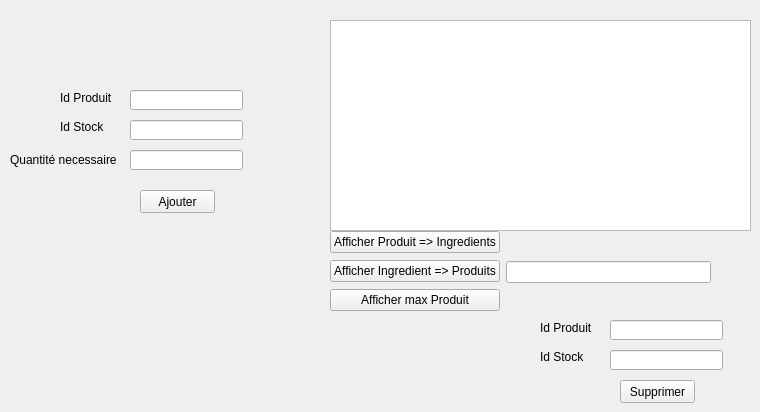
   <widget class="QWidget" name="tab_5">
    <attribute name="title">
     <string>Stock_Produit</string>
    </attribute>
    <widget class="QLineEdit" name="LE_idprod_S">
     <property name="geometry">
      <rect>
       <x>130</x>
       <y>90</y>
       <width>113</width>
       <height>20</height>
      </rect>
     </property>
    </widget>
    <widget class="QLineEdit" name="LE_IdStock_P">
     <property name="geometry">
      <rect>
       <x>130</x>
       <y>120</y>
       <width>113</width>
       <height>20</height>
      </rect>
     </property>
    </widget>
    <widget class="QLabel" name="label_23">
     <property name="geometry">
      <rect>
       <x>60</x>
       <y>90</y>
       <width>71</width>
       <height>16</height>
      </rect>
     </property>
     <property name="text">
      <string>Id Produit</string>
     </property>
    </widget>
    <widget class="QLabel" name="label_24">
     <property name="geometry">
      <rect>
       <x>60</x>
       <y>120</y>
       <width>47</width>
       <height>13</height>
      </rect>
     </property>
     <property name="text">
      <string>Id Stock</string>
     </property>
    </widget>
    <widget class="QPushButton" name="Ajouter_Prod_Stock">
     <property name="geometry">
      <rect>
       <x>140</x>
       <y>190</y>
       <width>75</width>
       <height>23</height>
      </rect>
     </property>
     <property name="text">
      <string>Ajouter</string>
     </property>
    </widget>
    <widget class="QTableView" name="tab_prod_stock">
     <property name="geometry">
      <rect>
       <x>330</x>
       <y>20</y>
       <width>421</width>
       <height>211</height>
      </rect>
     </property>
    </widget>
    <widget class="QLabel" name="labelProdName">
     <property name="geometry">
      <rect>
       <x>340</x>
       <y>320</y>
       <width>171</width>
       <height>31</height>
      </rect>
     </property>
     <property name="styleSheet">
      <string notr="true">font: 12pt &quot;MS Shell Dlg 2&quot;;</string>
     </property>
     <property name="text">
      <string/>
     </property>
    </widget>
    <widget class="QLabel" name="label_25">
     <property name="geometry">
      <rect>
       <x>540</x>
       <y>350</y>
       <width>47</width>
       <height>13</height>
      </rect>
     </property>
     <property name="text">
      <string>Id Stock</string>
     </property>
    </widget>
    <widget class="QLabel" name="label_26">
     <property name="geometry">
      <rect>
       <x>540</x>
       <y>320</y>
       <width>71</width>
       <height>16</height>
      </rect>
     </property>
     <property name="text">
      <string>Id Produit</string>
     </property>
    </widget>
    <widget class="QLineEdit" name="LE_idprod_S_2">
     <property name="geometry">
      <rect>
       <x>610</x>
       <y>320</y>
       <width>113</width>
       <height>20</height>
      </rect>
     </property>
    </widget>
    <widget class="QLineEdit" name="LE_IdStock_P_2">
     <property name="geometry">
      <rect>
       <x>610</x>
       <y>350</y>
       <width>113</width>
       <height>20</height>
      </rect>
     </property>
    </widget>
    <widget class="QPushButton" name="Supprimer_Ingred">
     <property name="geometry">
      <rect>
       <x>620</x>
       <y>380</y>
       <width>75</width>
       <height>23</height>
      </rect>
     </property>
     <property name="text">
      <string>Supprimer</string>
     </property>
    </widget>
    <widget class="QWidget" name="horizontalLayoutWidget_16">
     <property name="geometry">
      <rect>
       <x>330</x>
       <y>230</y>
       <width>381</width>
       <height>85</height>
      </rect>
     </property>
     <layout class="QHBoxLayout" name="horizontalLayout_18">
      <item>
       <layout class="QVBoxLayout" name="verticalLayout_2">
        <item>
         <widget class="QPushButton" name="Afficher_Ingredients">
          <property name="text">
           <string>Afficher Produit =&gt; Ingredients</string>
          </property>
         </widget>
        </item>
        <item>
         <widget class="QPushButton" name="Afficher_Ingredients_2">
          <property name="text">
           <string>Afficher Ingredient =&gt; Produits</string>
          </property>
         </widget>
        </item>
        <item>
         <widget class="QPushButton" name="MaxProd">
          <property name="text">
           <string>Afficher max Produit</string>
          </property>
         </widget>
        </item>
       </layout>
      </item>
      <item>
       <widget class="QLineEdit" name="LE_Ingredients"/>
      </item>
     </layout>
    </widget>
    <widget class="QLineEdit" name="LE_QT_NE">
     <property name="geometry">
      <rect>
       <x>130</x>
       <y>150</y>
       <width>113</width>
       <height>20</height>
      </rect>
     </property>
    </widget>
    <widget class="QLabel" name="label_27">
     <property name="geometry">
      <rect>
       <x>10</x>
       <y>150</y>
       <width>121</width>
       <height>20</height>
      </rect>
     </property>
     <property name="text">
      <string>Quantité necessaire</string>
     </property>
    </widget>
    <widget class="QLabel" name="maxProdLabel">
     <property name="geometry">
      <rect>
       <x>230</x>
       <y>290</y>
       <width>101</width>
       <height>31</height>
      </rect>
     </property>
     <property name="styleSheet">
      <string notr="true">font: 16pt &quot;MS Shell Dlg 2&quot;;</string>
     </property>
     <property name="text">
      <string/>
     </property>
    </widget>
   </widget>
